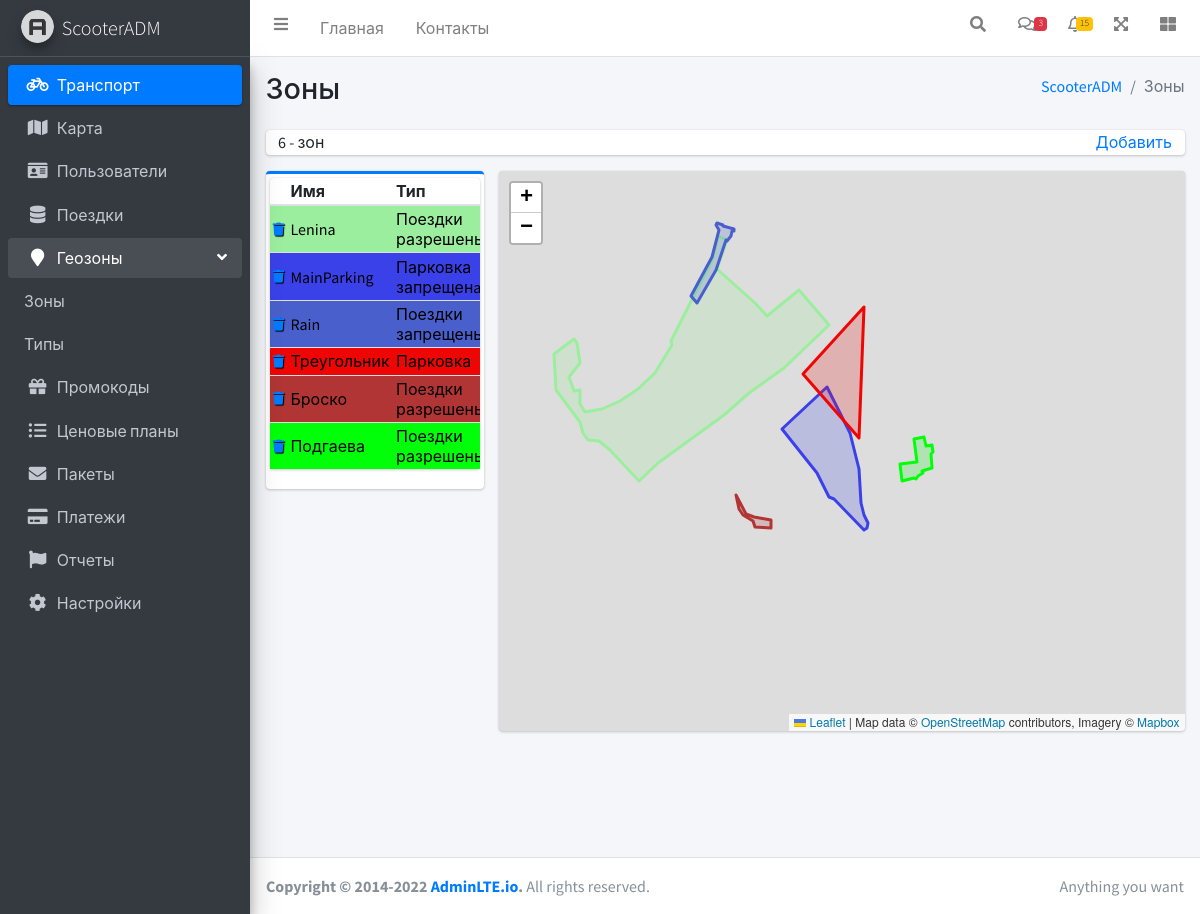
Page /zone.html on the committed database.
### adm/models.py (models this page shows, shortened)
class Zone(models.Model):
    id = models.IntegerField(primary_key=True)
    Name = models.CharField(max_length=30, null=True)
    TypeZone = models.ForeignKey(TypeOfZone, on_delete=models.SET_NULL, null=True)
    GPSPoints = models.TextField()
    ColorZone =  models.CharField(max_length=7)
    def get_absolute_url(self):
        return reverse('zoneredactor', kwargs={'pk': self.pk})

class TypeOfZone(models.Model):
    TypeZone = models.CharField(max_length=30, null=True)
    ColorZone = models.CharField(max_length=7, null=True)
    CanYouScooterOnThisArea = models.BooleanField(null=True)
    CanYouParkingOnThisArea = models.BooleanField(null=True)
    def __str__(self):
        return str(self.TypeZone)

### adm/views.py (the view)
# urls.py: path('zone.html', views.zone, name='zone'),
def zone(request):
    name = "Зоны"
    zone = Zone.objects.all()
    colorZone = serializers.serialize('json', Zone.objects.all())
    color = json.loads(colorZone)  # конвертируем json to array
    datacolor = []
    for i in range(len(color)):
        color0 = color[i]  # берем первую строчку матрицы
        color0 = color0['fields']  # берем параметр fields, углубляемся
        color0 = color0['ColorZone']  # Берем параметр ColorZone, получаем строчку
        datacolor.append(color0)
    data = serializers.serialize('json', Zone.objects.all())
    gps = json.loads(data)  # конвертируем json to array
    datagps = []
    for i in range(len(gps)):
        gps0 = gps[i]  # берем первую строчку матрицы
        gps0 = gps0['fields']  # берем параметр fields, углубляемся
        gps0 = gps0['GPSPoints']  # Берем параметр GPSPoints, получаем строчку
        datagps.append(gps0)
    summ = Zone.objects.count()
    n = summ % 10
    if n <= 1:
        nn = 'зона'
    elif (n >= 2 and n <= 4):
        nn = 'зоны'
    elif (5 <= n <= 10):
        nn = 'зон'
    else:
        nn = 'зон.'
    return render(request, 'adm/zone.html',
                  {'zone': zone, 'name': name, 'summ': summ, 'nn': nn, 'datagps': datagps, 'datacolor': datacolor})

### templates/adm/zone.html (shortened to what this page needs)
{% extends 'adm/index.html' %}
{% load static %}
{% block content_header %}
<div class="content-header">
      <div class="container-fluid">
        <div class="row mb-2">
          <div class="col-sm-6">
            <h1 class="m-0">{{name}}</h1>
          </div>
          <div class="col-sm-6">
            <ol class="breadcrumb float-sm-right">
              <li class="breadcrumb-item"><a href="#">{% block content_header_breadcrumb %}ScooterADM{% endblock %}</a></li>
              <li class="breadcrumb-item active">{{name}}</li>
            </ol>
          </div>
        </div>
      </div>
    </div>
{% endblock %}
{% block main_content.html %}
<section class="content">
      <div class="container-fluid">
              <div class="info-box" style="min-height: 0px; padding: 0.1rem;">
              <div class="info-box-content" >
                <table>
                    <tr>
                        <td><font style="text-align: left;">{{summ}} - {{nn}}
                        </font></td>
                        <td style="text-align: right;">
                            <a href="{% url 'zonenew' %}">
                            Добавить
                            </a>
                        </td>
                    </tr>
                </table>
              </div>
            </div>
        <div class="row">
          <div class="col-md-3">
            <div class="card card-primary card-outline">
              <div class="card-body box-profile" style="padding: 0.25rem;">
                  <div class="card">
              <div class="card-body table-responsive p-0" >
                <table class="table table-striped table-valign-middle">
                  <thead>
                  <tr>
                    <th style="padding: 0.2rem;" ><font style="vertical-align: inherit;"></font></th>
                    <th style="padding: 0.2rem;" ><font style="vertical-align: inherit;">Имя</font></th>
                    <th style="padding: 0.2rem;"><font style="vertical-align: inherit;">Тип</font></th>
                  </tr>
                  </thead>
                  <tbody>
                  {%for el in zone%}
                   <tr>
                    <td style="padding: 0.2rem;background-color:{{el.ColorZone}}">
                      <font style="font-size: 13px;vertical-align: inherit;font-weight:Thin;color:black;text-shadow: 1px 1px 1px black ">
                      <a href="delete/{{el.pk}}">
                        <i class="nav-icon fas fa-trash" ></i>
                      </a>
                      </font>
                    </td>
                    <td style="padding: 0.2rem;background-color:{{el.ColorZone}};">
                      <a href="{{el.get_absolute_url}}">
                        <font style="vertical-align: inherit; color:#000000;font-weight:Medium">
                      {{el.Name}}
                        </font>
                      </a>
                    </td>
                    <td style="padding: 0.2rem;background-color:{{el.ColorZone}}">
                         <a href="{{el.get_absolute_url}}">
                            <font style="vertical-align: inherit; color:#000000">
                        {{el.TypeZone}}
                            </font>
                         </a>
                    </td>
                   </tr>
                      {% endfor%}
                  </tbody>
                </table>
              </div>
            </div>
              </div>
            </div>
          </div>
          <div class="col-md-9">
                <div id="mapid" class="card">
                </div>
          </div>
        </div>
      </div>
    </section>
{% endblock %}

### templates/adm/zone.html (style rules this page uses)
#mapid { height: 70vh; width:100%; margin:0; }

### rows in the picture
Zone: Name "Lenina", TypeZone "Поездки…"
Zone: Name "MainParking", TypeZone "Парковка запрещенa"
Zone: Name "Rain", TypeZone "Поездки…"
Zone: Name "Треугольник", TypeZone "Парковка"
Zone: Name "Броско", TypeZone "Поездки…"
Zone: Name "Подгаева", TypeZone "Поездки…"

### other values in the picture
{{ name }} "Зоны"
{{ summ }} "6"
{{ nn }} "зон"
